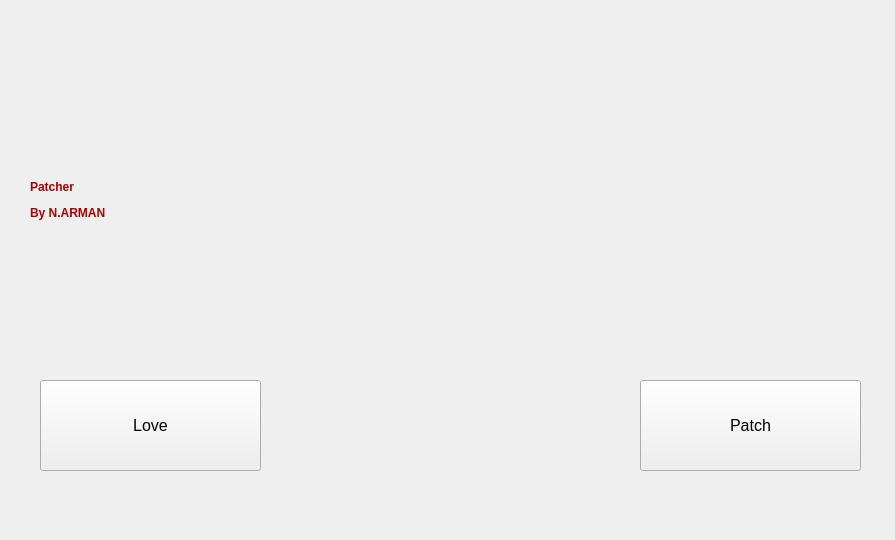
<?xml version="1.0" encoding="UTF-8"?>
<ui version="4.0">
 <class>MainWindow</class>
 <widget class="QMainWindow" name="MainWindow">
  <property name="geometry">
   <rect>
    <x>0</x>
    <y>0</y>
    <width>895</width>
    <height>540</height>
   </rect>
  </property>
  <property name="cursor">
   <cursorShape>CrossCursor</cursorShape>
  </property>
  <property name="windowTitle">
   <string>MainWindow</string>
  </property>
  <property name="toolButtonStyle">
   <enum>Qt::ToolButtonIconOnly</enum>
  </property>
  <property name="animated">
   <bool>true</bool>
  </property>
  <widget class="QWidget" name="centralwidget">
   <widget class="QLabel" name="image">
    <property name="geometry">
     <rect>
      <x>-70</x>
      <y>-60</y>
      <width>1061</width>
      <height>661</height>
     </rect>
    </property>
    <property name="cursor">
     <cursorShape>CrossCursor</cursorShape>
    </property>
    <property name="text">
     <string/>
    </property>
    <property name="pixmap">
     <pixmap>C:/Users/user/Desktop/TiHH6-w-nFw.jpg</pixmap>
    </property>
   </widget>
   <widget class="QPushButton" name="patch_button">
    <property name="geometry">
     <rect>
      <x>640</x>
      <y>380</y>
      <width>221</width>
      <height>91</height>
     </rect>
    </property>
    <property name="font">
     <font>
      <pointsize>12</pointsize>
      <bold>false</bold>
     </font>
    </property>
    <property name="cursor">
     <cursorShape>CrossCursor</cursorShape>
    </property>
    <property name="text">
     <string>Patch</string>
    </property>
   </widget>
   <widget class="QPushButton" name="info">
    <property name="geometry">
     <rect>
      <x>40</x>
      <y>380</y>
      <width>221</width>
      <height>91</height>
     </rect>
    </property>
    <property name="font">
     <font>
      <pointsize>12</pointsize>
      <bold>false</bold>
      <underline>false</underline>
     </font>
    </property>
    <property name="cursor">
     <cursorShape>CrossCursor</cursorShape>
    </property>
    <property name="tabletTracking">
     <bool>false</bool>
    </property>
    <property name="text">
     <string>Love</string>
    </property>
   </widget>
   <widget class="QLabel" name="namefile">
    <property name="geometry">
     <rect>
      <x>30</x>
      <y>30</y>
      <width>611</width>
      <height>341</height>
     </rect>
    </property>
    <property name="font">
     <font>
      <bold>true</bold>
     </font>
    </property>
    <property name="text">
     <string>&lt;html&gt;&lt;head/&gt;&lt;body&gt;&lt;p&gt;&lt;span style=&quot; color:#aa0000;&quot;&gt;Patcher&lt;/span&gt;&lt;/p&gt;&lt;p&gt;&lt;span style=&quot; color:#aa0000;&quot;&gt;By N.ARMAN&lt;/span&gt;&lt;/p&gt;&lt;/body&gt;&lt;/html&gt;</string>
    </property>
   </widget>
  </widget>
  <widget class="QMenuBar" name="menubar">
   <property name="geometry">
    <rect>
     <x>0</x>
     <y>0</y>
     <width>895</width>
     <height>25</height>
    </rect>
   </property>
  </widget>
  <widget class="QStatusBar" name="statusbar">
   <property name="enabled">
    <bool>true</bool>
   </property>
   <property name="sizeGripEnabled">
    <bool>false</bool>
   </property>
  </widget>
 </widget>
 <resources/>
 <connections/>
</ui>
